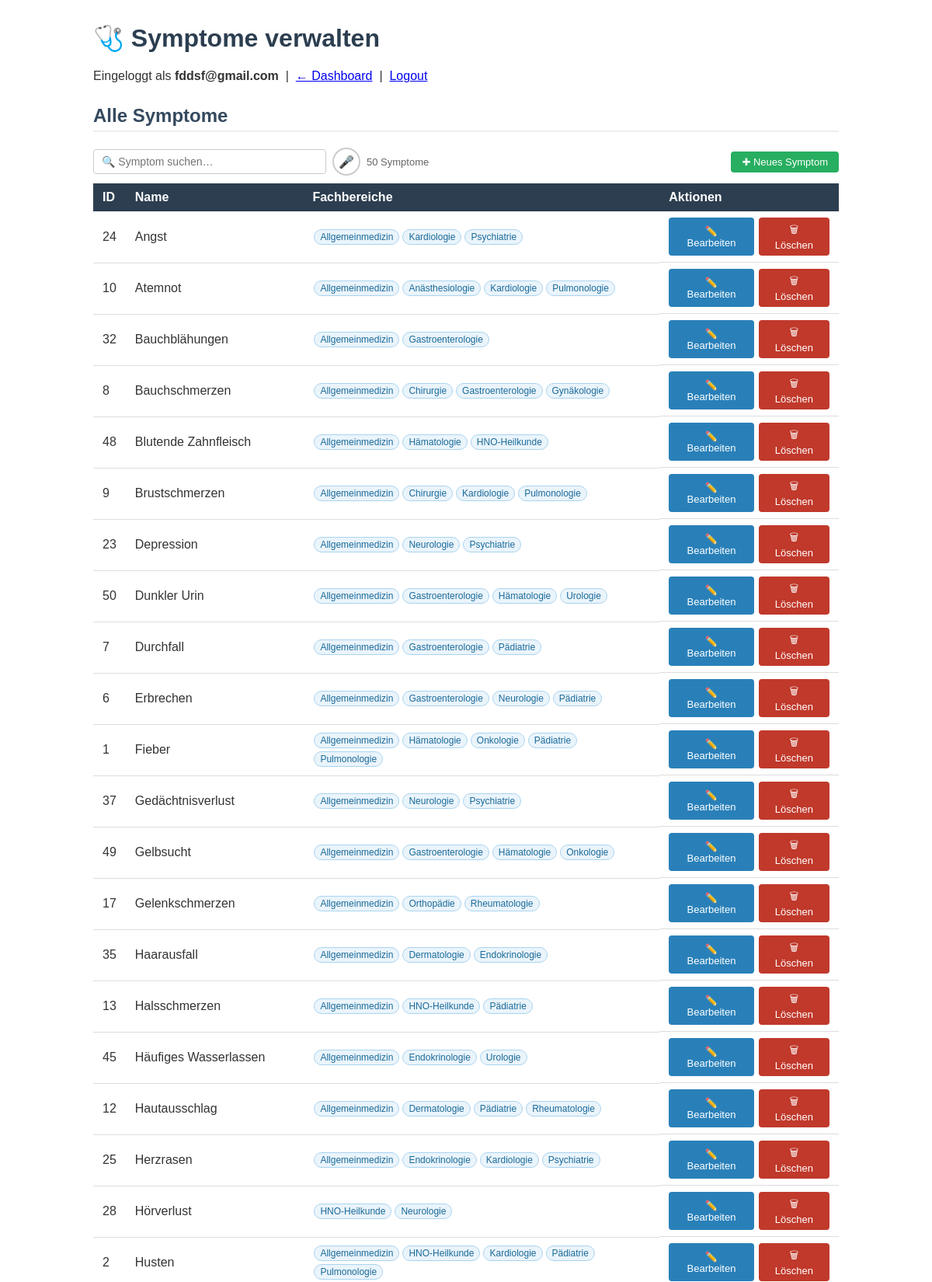
The page /php/cms/sprache_demo2.php (signed in, upper part) on the database its author committed.
### tables this page shows
CREATE TABLE `symptome` (
  `symptom_id` int(11) NOT NULL,
  `name` varchar(60) NOT NULL
);

### php/cms/sprache_demo2.php (the view, shortened to what this page needs)
<?php
require_once "../includes/db_config.php";
$symptoms = [];
$r = mysqli_query($conn,
    "SELECT s.symptom_id, s.name,
            GROUP_CONCAT(f.name ORDER BY f.name SEPARATOR ', ') AS fachbereiche,
            GROUP_CONCAT(f.fachbereich_id ORDER BY f.name SEPARATOR ',') AS fb_ids
     FROM symptome s
     LEFT JOIN symptomdet sd ON s.symptom_id = sd.symptom_id
     LEFT JOIN fachbereich f  ON sd.fachbereich_id = f.fachbereich_id
     GROUP BY s.symptom_id ORDER BY s.name");
while ($row = mysqli_fetch_assoc($r)) $symptoms[] = $row;
?>
<!DOCTYPE html>
<html lang="de">
<head>
</head>
<body>
<h1>🩺 Symptome verwalten</h1>
<p>Eingeloggt als <strong><?= htmlspecialchars($_SESSION["admin_user"]) ?></strong> &nbsp;|&nbsp;
   <a href="admin_dashboard.php">← Dashboard</a> &nbsp;|&nbsp; <a href="admin_logout.php">Logout</a></p>
<h2>Alle Symptome</h2>
<div class="search-wrap">
  <input type="search" id="q" placeholder="🔍 Symptom suchen…" oninput="filter(this.value)">
  <button class="mic-btn" id="micBtn" onclick="toggleVoice()" title="Spracheingabe">🎤</button>
  <span id="countLabel"></span>
  <button class="btn green" onclick="openModal()">✚ Neues Symptom</button>
</div>
<table id="tbl">
  <thead><tr><th>ID</th><th>Name</th><th>Fachbereiche</th><th>Aktionen</th></tr></thead>
  <tbody>
  <?php foreach ($symptoms as $s): ?>
  <tr data-name="<?= strtolower(htmlspecialchars($s['name'])) ?>" data-id="<?= $s['symptom_id'] ?>">
    <td><?= $s['symptom_id'] ?></td>
    <td><?= htmlspecialchars($s['name']) ?></td>
    <td><?php
      if ($s['fachbereiche'])
        foreach (explode(', ', $s['fachbereiche']) as $t) echo "<span class='tag'>".htmlspecialchars($t)."</span>";
      else echo "<span class='none'>Keine</span>";
    ?></td>
    <td style="display:flex;gap:6px">
      <button class="btn blue" onclick='openModal(<?= $s["symptom_id"] ?>,<?= json_encode($s["name"]) ?>,<?= json_encode($s["fb_ids"] ?? "") ?>)'>✏️ Bearbeiten</button>
      <form method="post" onsubmit="return confirm('Symptom löschen?')">
        <button class="btn red">🗑 Löschen</button>
      </form>
    </td>
  </tr>
  <?php endforeach; ?>
  </tbody>
</table>
</body>
</html>

### php/cms/sprache_demo2.php (style rules this page uses)
* { box-sizing:border-box }
body { font-family:Arial,sans-serif;max-width:1000px;margin:30px auto;padding:0 20px;color:#333 }
h1 { color:#2c3e50 }
h2 { color:#34495e;border-bottom:2px solid #eee;padding-bottom:5px;margin-top:28px }
table { width:100%;border-collapse:collapse;margin-top:8px }
th { background:#2c3e50;color:#fff;padding:9px 12px;text-align:left }
td { padding:8px 12px;border-bottom:1px solid #ddd;vertical-align:middle }
.tag { display:inline-block;background:#eaf4fb;color:#1a6a9a;border:1px solid #aad4ef;font-size:12px;padding:2px 7px;border-radius:10px;margin:2px }
.btn { padding:6px 14px;border:none;border-radius:4px;cursor:pointer;font-size:13px }
.blue { background:#2980b9;color:#fff }
.green { background:#27ae60;color:#fff }
.red { background:#c0392b;color:#fff }
input[type=text],input[type=search] { padding:7px 10px;border:1px solid #ccc;border-radius:4px;font-size:14px;width:100% }
.search-wrap { display:flex;gap:8px;align-items:center;margin-bottom:10px }
.search-wrap input { max-width:300px }
#countLabel { font-size:13px;color:#666;flex:1 }
.mic-btn { width:36px;height:36px;border-radius:50%;border:2px solid #ccc; background:#fff;font-size:16px;cursor:pointer; display:flex;align-items:center;justify-content:center; flex-shrink:0;transition:all .2s;position:relative; }

### rows shown on the page
symptome: symptom_id "24", name "Angst", t "Allgemeinmedizin", t "Kardiologie", t "Psychiatrie"
symptome: symptom_id "10", name "Atemnot", t "Allgemeinmedizin", t "Anästhesiologie", t "Kardiologie", t "Pulmonologie"
symptome: symptom_id "32", name "Bauchblähungen", t "Allgemeinmedizin", t "Gastroenterologie"
symptome: symptom_id "8", name "Bauchschmerzen", t "Allgemeinmedizin", t "Chirurgie", t "Gastroenterologie", t "Gynäkologie"
symptome: symptom_id "48", name "Blutende Zahnfleisch", t "Allgemeinmedizin", t "Hämatologie", t "HNO-Heilkunde"
symptome: symptom_id "9", name "Brustschmerzen", t "Allgemeinmedizin", t "Chirurgie", t "Kardiologie", t "Pulmonologie"
symptome: symptom_id "23", name "Depression", t "Allgemeinmedizin", t "Neurologie", t "Psychiatrie"
symptome: symptom_id "50", name "Dunkler Urin", t "Allgemeinmedizin", t "Gastroenterologie", t "Hämatologie", t "Urologie"
symptome: symptom_id "7", name "Durchfall", t "Allgemeinmedizin", t "Gastroenterologie", t "Pädiatrie"
symptome: symptom_id "6", name "Erbrechen", t "Allgemeinmedizin", t "Gastroenterologie", t "Neurologie", t "Pädiatrie"
symptome: symptom_id "1", name "Fieber", t "Allgemeinmedizin", t "Hämatologie", t "Onkologie", t "Pädiatrie", t "Pulmonologie"
symptome: symptom_id "37", name "Gedächtnisverlust", t "Allgemeinmedizin", t "Neurologie", t "Psychiatrie"
symptome: symptom_id "49", name "Gelbsucht", t "Allgemeinmedizin", t "Gastroenterologie", t "Hämatologie", t "Onkologie"
symptome: symptom_id "17", name "Gelenkschmerzen", t "Allgemeinmedizin", t "Orthopädie", t "Rheumatologie"
symptome: symptom_id "35", name "Haarausfall", t "Allgemeinmedizin", t "Dermatologie", t "Endokrinologie"
symptome: symptom_id "13", name "Halsschmerzen", t "Allgemeinmedizin", t "HNO-Heilkunde", t "Pädiatrie"
symptome: symptom_id "45", name "Häufiges Wasserlassen", t "Allgemeinmedizin", t "Endokrinologie", t "Urologie"
symptome: symptom_id "12", name "Hautausschlag", t "Allgemeinmedizin", t "Dermatologie", t "Pädiatrie", t "Rheumatologie"
symptome: symptom_id "25", name "Herzrasen", t "Allgemeinmedizin", t "Endokrinologie", t "Kardiologie", t "Psychiatrie"
symptome: symptom_id "28", name "Hörverlust", t "HNO-Heilkunde", t "Neurologie"
symptome: symptom_id "2", name "Husten", t "Allgemeinmedizin", t "HNO-Heilkunde", t "Kardiologie", t "Pädiatrie", t "Pulmonologie"

### other values the page prints
$_SESSION["admin_user"] "fddsf@gmail.com"
